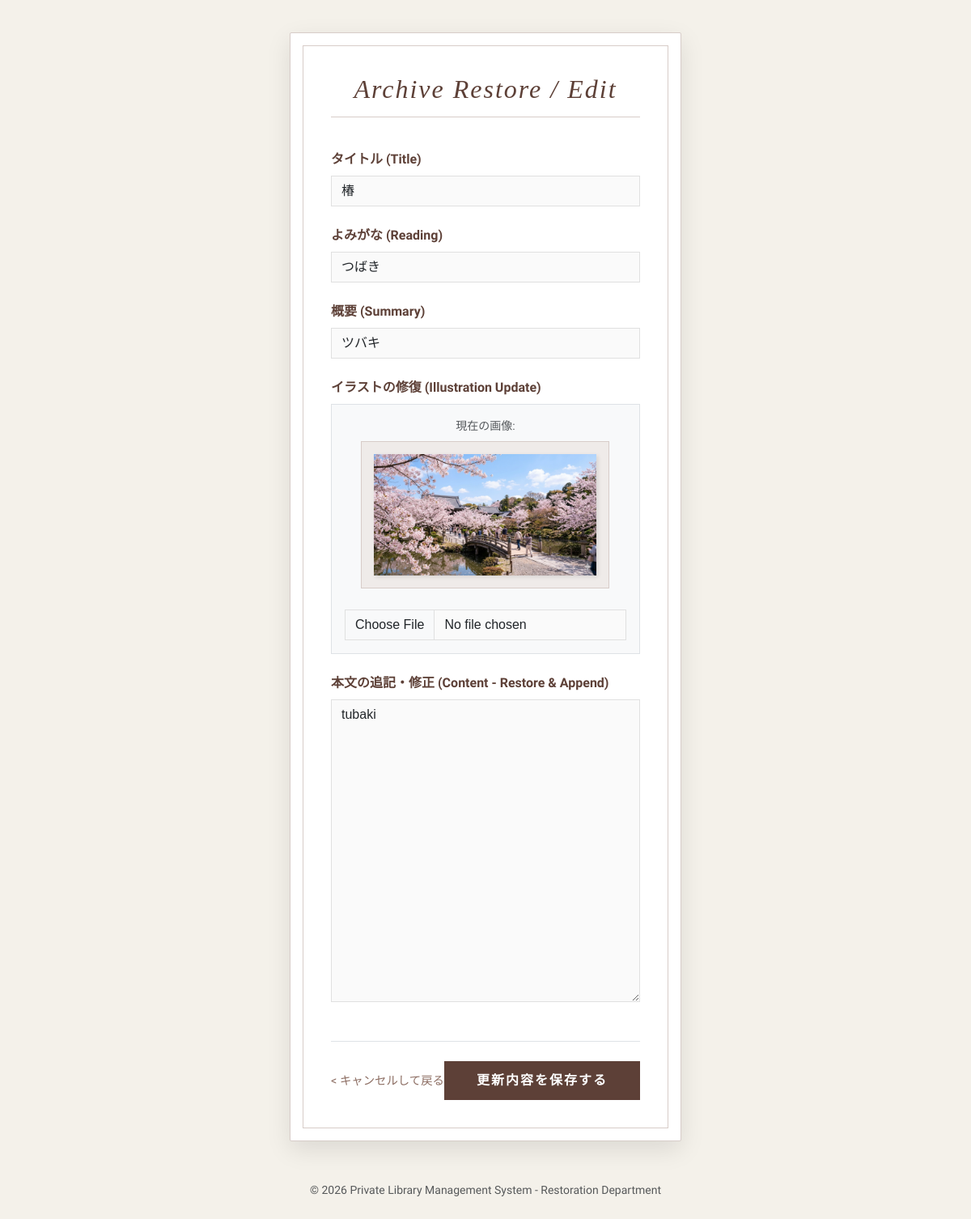
The page /testApp/post/26/edit/ (signed in) on the database as committed earlier.
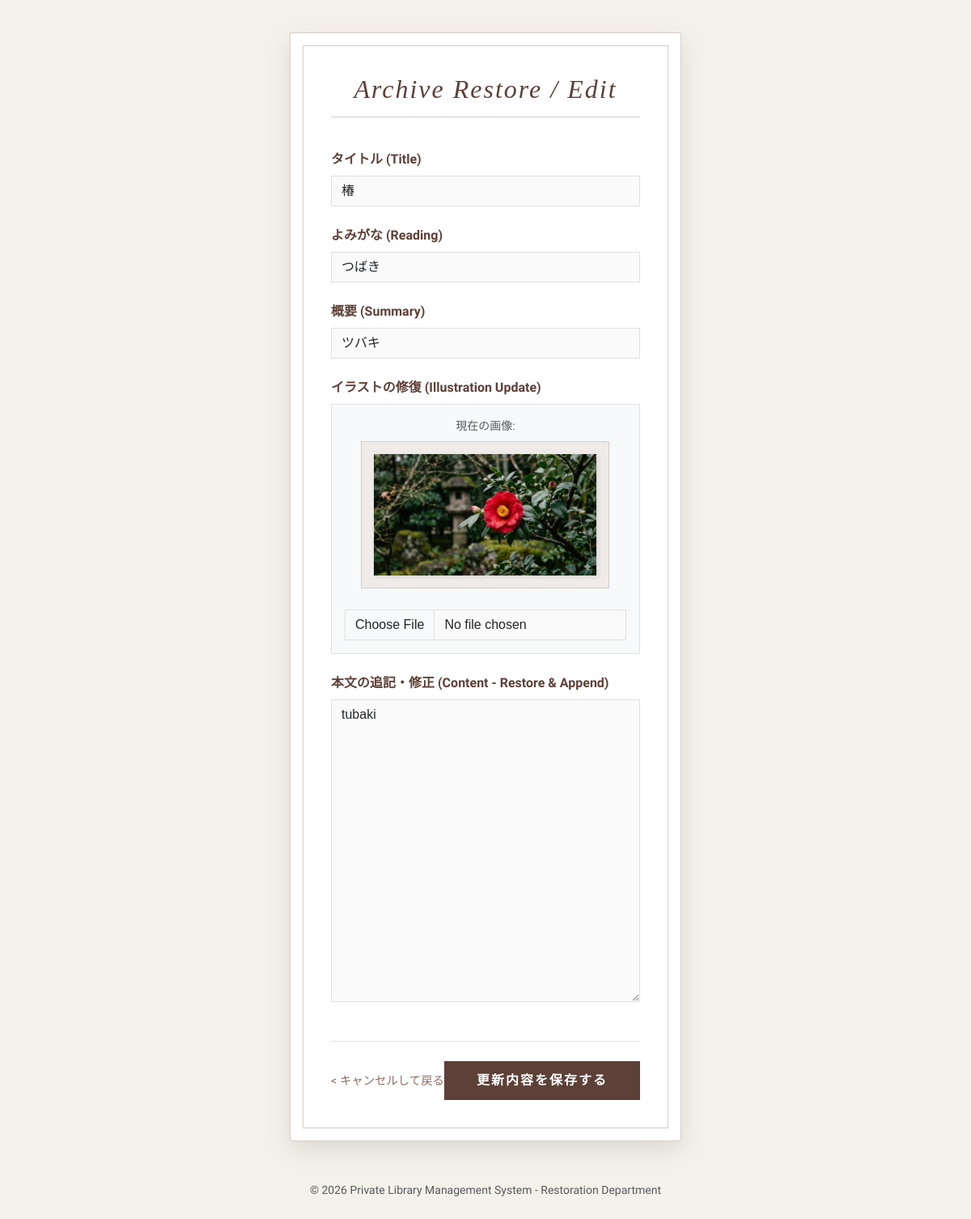
The same page on the database as committed later.
### testApp/models.py (models this page shows, shortened)
class Post(models.Model):
    title = models.CharField(max_length=200)
    title_kana = models.CharField(max_length=200, verbose_name="記事タイトルのよみがな", blank=True, null=True)
    summary = models.TextField(max_length=250, verbose_name="概要", blank=True, null=True)
    content = models.TextField()
    author = models.ForeignKey(User, on_delete=models.CASCADE)
    created_at = models.DateTimeField(auto_now_add=True)
    parent = models.ForeignKey('self', on_delete=models.CASCADE, null=True, blank=True, related_name='replies')
    image = models.ImageField(upload_to='images/', blank=True, null=True)

### testApp/views.py (the view, shortened to what this page needs)
# urls.py: path('post/<int:pk>/edit/', views.edit_post, name='edit_post'),
@login_required
def edit_post(request, pk):
    post = get_object_or_404(Post, pk=pk)
    if post.author != request.user:
        return redirect('timeline')
    return render(request, 'edit_post.html', {'post': post})

### templates/edit_post.html (shortened to what this page needs)
<!DOCTYPE html>
<html lang="ja">
<head>
    <link href="https://cdn.jsdelivr.net/npm/bootstrap@5.3.0/dist/css/bootstrap.min.css" rel="stylesheet">
</head>
<body>
<div class="container d-flex justify-content-center">
    <div class="restore-container">
        <h2>Archive Restore / Edit</h2>
        <form method="POST" enctype="multipart/form-data">
            <div class="mb-4">
                <label class="form-label">タイトル (Title)</label>
                <input type="text" name="title" class="form-control" value="{{ post.title }}" required>
            </div>
            <div class="mb-4">
                <label class="form-label">よみがな (Reading)</label>
                <input type="text" name="title_kana" class="form-control" value="{{ post.title_kana }}">
            </div>
            <div class="mb-4">
                <label class="form-label">概要 (Summary)</label>
                <input type="text" name="summary" class="form-control" value="{{ post.summary }}">
            </div>
            <div class="mb-4">
                <label class="form-label">イラストの修復 (Illustration Update)</label>
                <div class="p-3 border bg-light">
                    {% if post.image %}
                        <div class="mb-3 text-center">
                            <span class="text-muted d-block small mb-2">現在の画像:</span>
                            <div class="current-image-box">
                                <img src="{{ post.image.url }}" alt="current image" style="max-height: 150px; width: auto; box-shadow: 2px 2px 5px rgba(0,0,0,0.1);">
                            </div>
                        </div>
                    {% endif %}
                    <input type="file" name="image" class="form-control" accept="image/*">
                </div>
            </div>
            <div class="mb-5">
                <label class="form-label">本文の追記・修正 (Content - Restore & Append)</label>
                <textarea name="content" rows="15" class="form-control" placeholder="物語を修復、または追記してください...">{{ post.content }}</textarea>
            </div>
            <div class="d-flex justify-content-between align-items-center border-top pt-4">
                <a href="{% url 'post_detail' post.pk %}" class="btn-cancel">
                    &lt; キャンセルして戻る
                </a>
                <button type="submit" class="btn btn-restore">
                    更新内容を保存する
                </button>
            </div>
        </form>
    </div>
</div>
<footer class="text-center mt-5 mb-5 text-muted">
    <small>© 2026 Private Library Management System - Restoration Department</small>
</footer>
</body>
</html>

Rows that differ between the two databases and show on the page:
changed Post "つばき": image: a different picture
